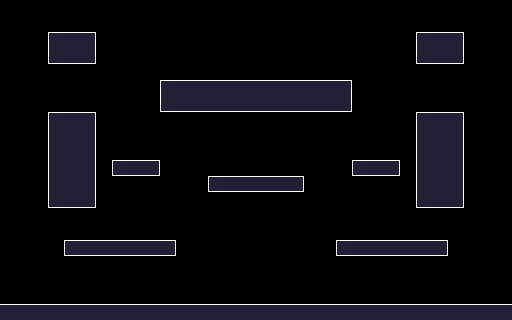

A level layout from a 2D game, rendered from its tile map. Below: a short description, then the map file with tile-grid data replaced by summaries:
An orthogonal 32x20 tile map with 16x16 px tiles, 1 tile layer (platforms), 2 tilesets and 11 objects.

<map version="1.0.0" orientation="orthogonal" renderorder="right-down" width="32" height="20" tilewidth="16" tileheight="16" nextobjectid="16">
 <tileset firstgid="1" name="temp" tilewidth="16" tileheight="16" tilecount="8" columns="8">
  <image source="../sprites/temp.png" width="128" height="16" />
 </tileset>
 <tileset firstgid="9" name="tiles" tilewidth="16" tileheight="16" tilecount="15" columns="15">
  <image source="../sprites/tiles.png" width="240" height="16" />
 </tileset>
 <layer name="platforms" width="32" height="20">
  <data>[640 cells, 130 non-empty, 12 distinct tile ids]</data>
 </layer>
 <objectgroup name="collision">
  <properties>
   <property name="collision" type="bool" value="true" />
  </properties>
  <object id="1" x="48" y="112" width="48" height="96" />
  <object id="3" x="48" y="32" width="48" height="32" />
  <object id="4" x="160" y="80" width="192" height="32" />
  <object id="7" x="112" y="160" width="48" height="16" />
  <object id="8" x="64" y="240" width="112" height="16" />
  <object id="9" x="208" y="176" width="96" height="16" />
  <object id="10" x="352" y="160" width="48" height="16" />
  <object id="11" x="416" y="32" width="48" height="32" />
  <object id="12" x="416" y="112" width="48" height="96" />
  <object id="13" x="336" y="240" width="112" height="16" />
  <object id="15" x="0" y="304" width="512" height="16" />
 </objectgroup>
</map>